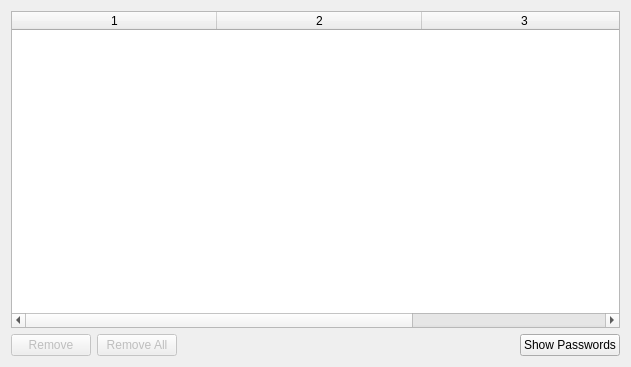
<?xml version="1.0" encoding="UTF-8"?>
<ui version="4.0">
 <class>AutoFillCredentialsView</class>
 <widget class="QWidget" name="AutoFillCredentialsView">
  <property name="geometry">
   <rect>
    <x>0</x>
    <y>0</y>
    <width>631</width>
    <height>367</height>
   </rect>
  </property>
  <property name="windowTitle">
   <string>Saved login information</string>
  </property>
  <layout class="QVBoxLayout" name="verticalLayout">
   <item>
    <widget class="QTableWidget" name="tableWidget">
     <property name="editTriggers">
      <set>QAbstractItemView::NoEditTriggers</set>
     </property>
     <property name="showDropIndicator" stdset="0">
      <bool>false</bool>
     </property>
     <property name="columnCount">
      <number>3</number>
     </property>
     <attribute name="horizontalHeaderDefaultSectionSize">
      <number>205</number>
     </attribute>
     <attribute name="verticalHeaderVisible">
      <bool>false</bool>
     </attribute>
     <column/>
     <column/>
     <column/>
    </widget>
   </item>
   <item>
    <layout class="QHBoxLayout" name="horizontalLayout">
     <item>
      <widget class="QPushButton" name="pushButtonRemove">
       <property name="enabled">
        <bool>false</bool>
       </property>
       <property name="text">
        <string>Remove</string>
       </property>
      </widget>
     </item>
     <item>
      <widget class="QPushButton" name="pushButtonRemoveAll">
       <property name="enabled">
        <bool>false</bool>
       </property>
       <property name="text">
        <string>Remove All</string>
       </property>
      </widget>
     </item>
     <item>
      <spacer name="horizontalSpacer">
       <property name="orientation">
        <enum>Qt::Horizontal</enum>
       </property>
       <property name="sizeHint" stdset="0">
        <size>
         <width>40</width>
         <height>20</height>
        </size>
       </property>
      </spacer>
     </item>
     <item>
      <widget class="QPushButton" name="pushButtonTogglePasswords">
       <property name="text">
        <string>Show Passwords</string>
       </property>
      </widget>
     </item>
    </layout>
   </item>
  </layout>
 </widget>
 <resources/>
 <connections/>
</ui>
